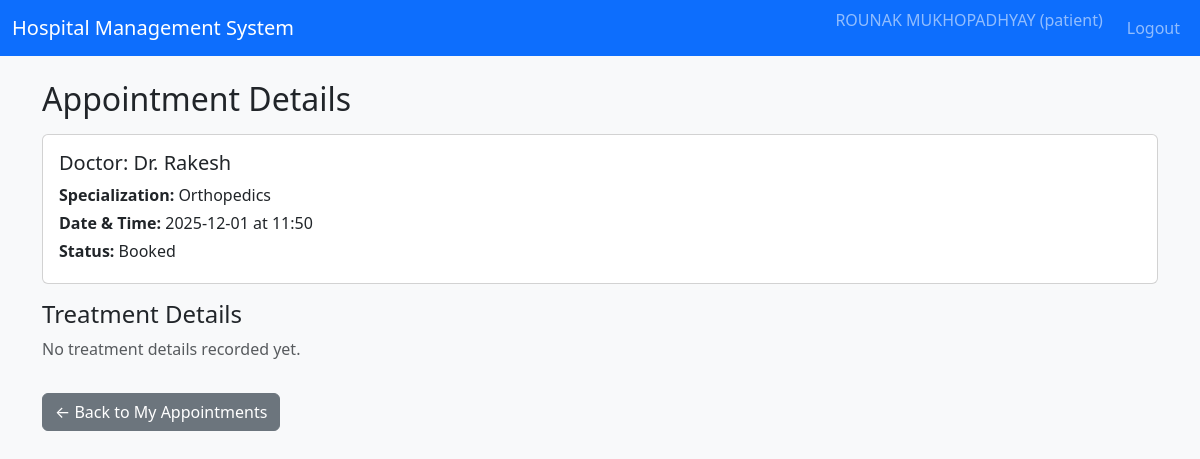
The page /patient/appointments/7 (signed in) on the database as committed earlier.
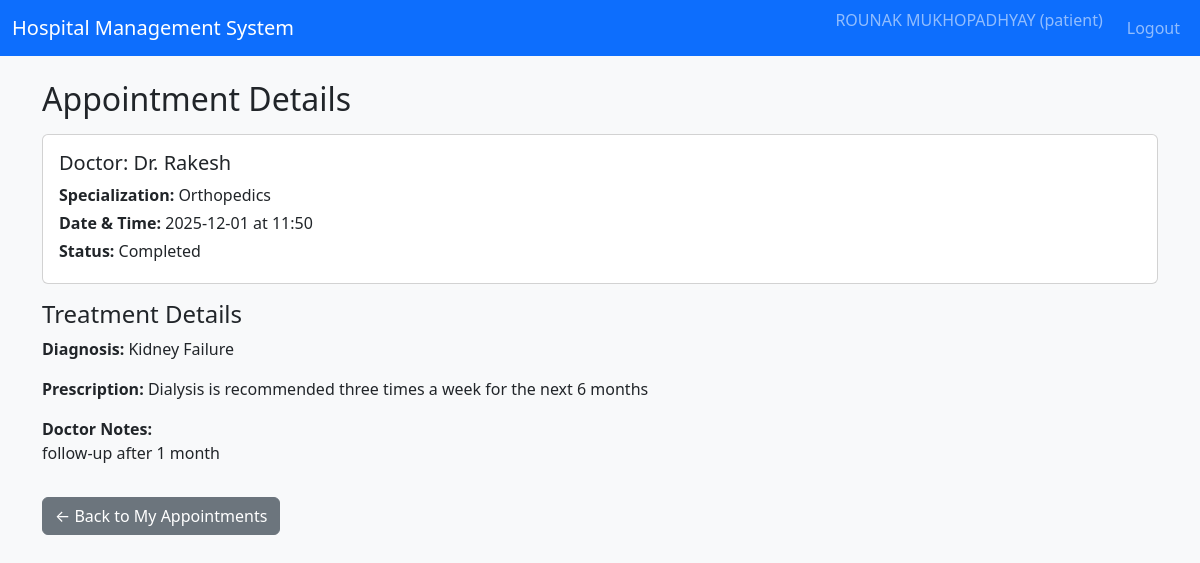
The same page on the database as committed later.
### tables this page shows
CREATE TABLE appointments (
            id INTEGER PRIMARY KEY AUTOINCREMENT,
            patient_id INTEGER NOT NULL,
            doctor_id INTEGER NOT NULL,
            date TEXT NOT NULL, -- YYYY-MM-DD
            time TEXT NOT NULL, -- HH:MM
            status TEXT NOT NULL CHECK(status IN ('Booked', 'Completed', 'Cancelled')),
            created_at TEXT NOT NULL,
            updated_at TEXT NOT NULL,
            FOREIGN KEY(patient_id) REFERENCES patients(id),
            FOREIGN KEY(doctor_id) REFERENCES doctors(id),
            UNIQUE(doctor_id, date, time) -- prevent double booking
        );

CREATE TABLE treatments (
            id INTEGER PRIMARY KEY AUTOINCREMENT,
            appointment_id INTEGER NOT NULL,
            diagnosis TEXT,
            prescription TEXT,
            notes TEXT,
            created_at TEXT NOT NULL,
            FOREIGN KEY(appointment_id) REFERENCES appointments(id)
        );

### controllers/routes.py (the view)
@main_bp.route("/patient/appointments/<int:appointment_id>")
@login_required
@role_required("patient")
def patient_appointment_details(appointment_id):
    patient_id = get_current_patient_id()
    if not patient_id:
        flash("Patient profile not found.", "danger")
        return redirect(url_for("main.patient_dashboard"))
    conn = get_db_connection()
    cur = conn.cursor()
    cur.execute(
        """
        SELECT a.*,
               du.full_name AS doctor_name,
               dept.name AS dept_name,
               t.diagnosis,
               t.prescription,
               t.notes
        FROM appointments a
        JOIN doctors d ON a.doctor_id = d.id
        JOIN users du ON d.user_id = du.id
        LEFT JOIN departments dept ON d.department_id = dept.id
        LEFT JOIN treatments t ON t.appointment_id = a.id
        WHERE a.id = ? AND a.patient_id = ?;
        """,
        (appointment_id, patient_id),
    )
    appt = cur.fetchone()
    conn.close()
    if not appt:
        flash("Appointment not found.", "danger")
        return redirect(url_for("main.patient_appointments"))
    return render_template("patient_appointment_details.html", appt=appt)

### controllers/routes.py (called while the page is built)
def login_required(view_func):
    @wraps(view_func)
    def wrapped(*args, **kwargs):
        if "user_id" not in session:
            flash("Please log in to continue.", "warning")
            return redirect(url_for("main.login"))
        return view_func(*args, **kwargs)
    return wrapped

def role_required(role):
    def decorator(view_func):
        @wraps(view_func)
        def wrapped(*args, **kwargs):
            if "user_id" not in session or session.get("role") != role:
                flash("Unauthorized access.", "danger")
                return redirect(url_for("main.login"))
            return view_func(*args, **kwargs)
        return wrapped
    return decorator

def get_current_patient_id():
    if "user_id" not in session:
        return None
    conn = get_db_connection()
    cur = conn.cursor()
    cur.execute(
        "SELECT p.id FROM patients p JOIN users u ON p.user_id = u.id WHERE u.id = ?;",
        (session["user_id"],),
    )
    row = cur.fetchone()
    conn.close()
    return row["id"] if row else None

### models/models.py (called while the page is built)
def get_db_connection():
    conn = sqlite3.connect(DB_PATH)
    conn.row_factory = sqlite3.Row
    return conn

### templates/patient_appointment_details.html (shortened to what this page needs)
{% extends "base.html" %}
{% block content %}
<h2>Appointment Details</h2>
<div class="card mt-3 mb-3">
    <div class="card-body">
        <h5 class="card-title">Doctor: {{ appt['doctor_name'] }}</h5>
        <p class="card-text mb-1">
            <strong>Specialization:</strong> {{ appt['dept_name'] or 'N/A' }}
        </p>
        <p class="card-text mb-1">
            <strong>Date & Time:</strong> {{ appt['date'] }} at {{ appt['time'] }}
        </p>
        <p class="card-text mb-1">
            <strong>Status:</strong> {{ appt['status'] }}
        </p>
    </div>
</div>
<h4>Treatment Details</h4>
{% if appt['diagnosis'] or appt['prescription'] or appt['notes'] %}
    <p><strong>Diagnosis:</strong> {{ appt['diagnosis'] or 'N/A' }}</p>
    <p><strong>Prescription:</strong> {{ appt['prescription'] or 'N/A' }}</p>
    <p><strong>Doctor Notes:</strong><br>{{ appt['notes'] or 'N/A' }}</p>
{% else %}
    <p class="text-muted">No treatment details recorded yet.</p>
{% endif %}
<a href="{{ url_for('main.patient_appointments') }}" class="btn btn-secondary mt-3">
    ← Back to My Appointments
</a>
{% endblock %}

Rows that differ between the two databases and show on the page:
changed appointments: status "Booked" → "Completed"
added treatments: diagnosis "Kidney Failure", prescription "Dialysis is recommended three times a week for the next 6 months", notes "follow-up after 1 month"
Other text that changed with them:
text no longer shown: "No treatment details recorded yet."
text now shown: "Diagnosis: Prescription: Doctor Notes:"
